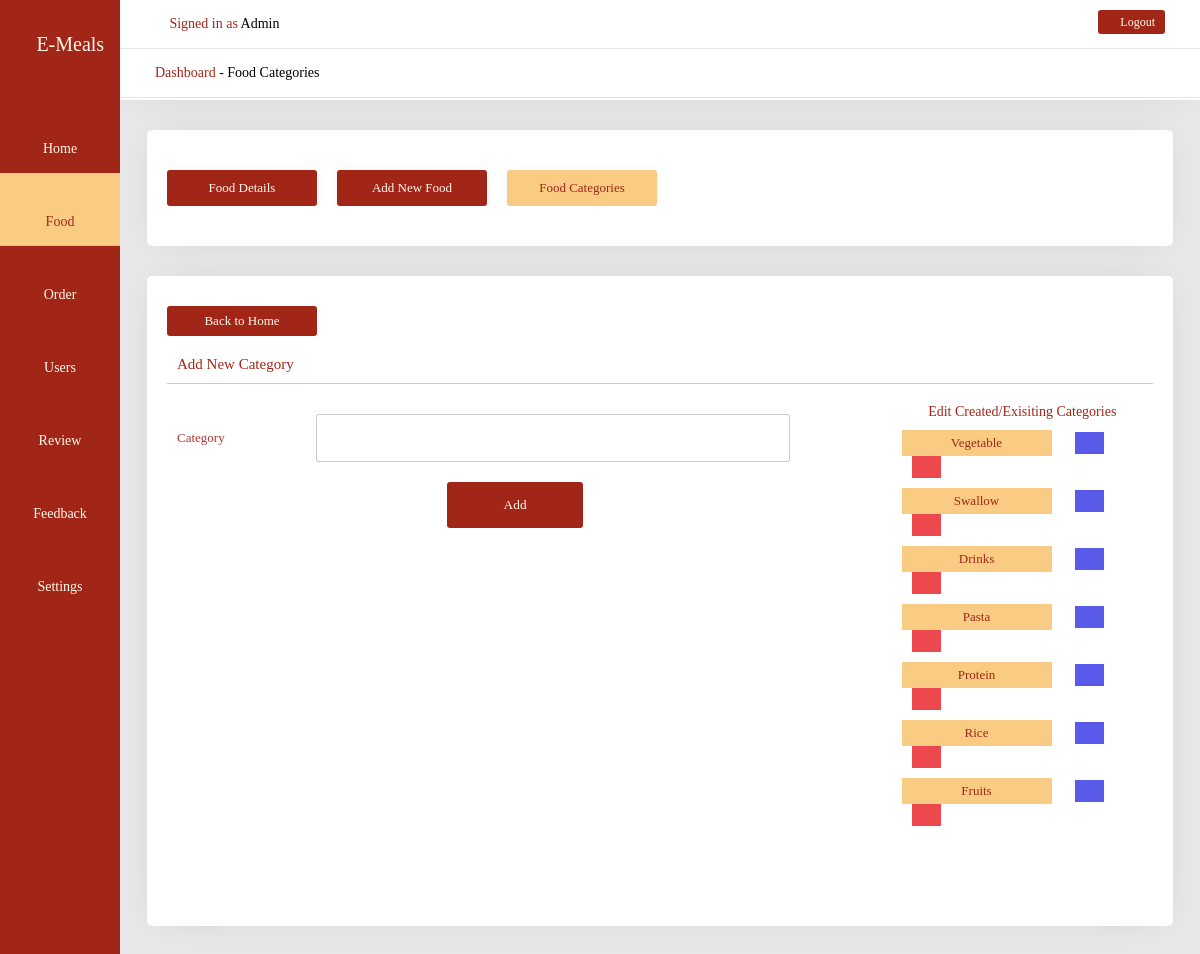
The app's page /admin/add_food_category.php (signed in) with its own data.
### tables this page shows
CREATE TABLE `categories_table` (
  `id` int(11) NOT NULL,
  `categories_name` varchar(255) NOT NULL
);

### admin/add_food_category.php (the view, shortened to what this page needs)
<?php
include_once('functions.php');
if(!isset($_SESSION['u_email'])){
    header('Location:home.php');
}else{
    $u_email = $_SESSION['u_email'];
    $select = mysqli_query($db, "SELECT * FROM admin_users WHERE email = '$u_email' || username = '$u_email'");
    $selected = mysqli_fetch_array($select);
    $user = $selected['username'];
}
?>
<!DOCTYPE html>
<html lang="en">
<head>
    <?php include_once('../includes/admin_head_section.php'); ?>
</head>
<body>
    <div class="admin-dashboard-container">
        <div class="admin-nav">
                <h2 class="logo">
                    <a href="index.php"><i class="fas fa-hamburger"></i> E-Meals</a>
                </h2>
                <div class="admin-nav-menu">
                    <ul>
                        <li>
                            <a href="index.php">
                                <i class="fas fa-home"></i>
                                Home
                            </a>
                        </li>
                        <li style="background-color:var(--active-color);">
                            <a href="food.php" style="color:var(--bg-color); width: 100%;">
                                <i class="fas fa-hamburger" style="color:var(--bg-color);"></i>
                                Food
                            </a>
                        </li>
                        <li>
                            <a href="order.php">
                                <i class="fas fa-cart-plus"></i>
                                Order
                            </a>
                        </li>
                        <li>
                            <a href="users.php">
                                <i class="fas fa-users"></i>
                                Users
                            </a>
                        </li>
                        <li>
                            <a href="review.php">
                                <i class="fas fa-mail-bulk"></i>
                                Review
                            </a>
                        </li>
                        <li>
                            <a href="feedback.php">
                                <i class="fas fa-mail-bulk"></i>
                                Feedback
                            </a>
                        </li>
                        <li>
                            <a href="settings.php">
                                <i class="fas fa-cog"></i>
                                Settings
                            </a>
                        </li>
                    </ul>
                </div>
        </div>
        <div class="admin-content-display">
            <div class="admin-content-header">
                <div class="header-welcome-box">
                    <div class="name-box">
                        <span class="fas fa-user-alt"></span> <span>Signed in as</span> <?php echo $user; ?>
                    </div>
                    <div class="logout-box">
                        <a href="logout.php"><span class="fas fa-sign-out-alt"></span> Logout</a>
                    </div>
                </div>
                <div class="header-welcome-box">
                    <div class="name-box">
                        <span>Dashboard</span> - Food Categories
                    </div>
                </div>
            </div>
            <div class="admin-content-box">
                <div class="admin-nav-bar">
                    <ul>
                        <li class='menu-list-btn'><a href="food.php">Food Details</a></li>
                        <li class='menu-list-btn'><a href="add_food.php">Add New Food</a></li>
                        <li class='menu-list-btn'><a href="add_food_category.php" class="active">Food Categories</a></li>
                    </ul>
                </div>
            </div>
            <div class="admin-content-box">
                <a href="food.php" class="back-btn">Back to Home</a>
                <div class="box-content-heading">Add New Category</div>
                <div class="add-food-form-container">
                    <form method="post" action="">
                        <div class="box-1">
                        <div class="form-group">
                            <div class="form-label">Category</div>
                            <input type="text" name="category" placeholder="" required>
                            <span class="fas fa-list-ol"></span>
                        </div>
                        <div class="form-group">
                            <button type="submit" name="add_category">Add</button>
                        </div>
                    </div>
                    <div class="box-2">
                        <div class="upload-notice">Edit Created/Exisiting Categories</div>
                        <div class="categories-list">
                            <ul>
                                <?php
                                    $select = mysqli_query($db, "SELECT * FROM categories_table");
                                    $num = mysqli_num_rows($select);
                                    if($num > 1){
                                        foreach($select as $selected){
                                ?>
                                <li><span style="text-transform: capitalize;"><?php echo $selected['categories_name']; ?></span> <a href="edit_food_category.php?id=<?php echo $selected['id']; ?>" class="fas fa-edit" id="cat-edit-btn"></a><a href="delete.php?action=delete_category&id=<?php echo $selected['id']; ?>" class="fas fa-trash" id="cat-delete-btn" onclick="return confirm('Are You sure you want to delete category?')"></a></li>
                                <?php
                                        }
                                    }else{
                                ?>
                                <li>No Categories Added</li>
                                <?php
                                    }
                                ?>
                            </ul>
                        </div>
                    </div>
                    </form>
                </div>
            </div>
        </div>
    </div>
</body>
</html>

### css/all.css (style rules this page uses)
.fa, .fas, .far, .fal, .fab { -moz-osx-font-smoothing: grayscale; -webkit-font-smoothing: antialiased; display: inline-block; font-style: normal; font-variant: normal; text-rendering: auto; line-height: 1; }
.fa-cart-plus:before { content: "\f217"; }
.fa-cog:before { content: "\f013"; }
.fa-edit:before { content: "\f044"; }
.fa-hamburger:before { content: "\f805"; }
.fa-home:before { content: "\f015"; }
.fa-list-ol:before { content: "\f0cb"; }
.fa-mail-bulk:before { content: "\f674"; }
.fa-sign-out-alt:before { content: "\f2f5"; }
.fa-trash:before { content: "\f1f8"; }
.fa-user-alt:before { content: "\f406"; }
.fa-users:before { content: "\f0c0"; }
.fa, .fas { font-family: 'Font Awesome 5 Free'; font-weight: 900; }

### records on screen
categories_table: categories_name "Vegetable"
categories_table: categories_name "Swallow"
categories_table: categories_name "Drinks"
categories_table: categories_name "Pasta"
categories_table: categories_name "Protein"
categories_table: categories_name "Rice"
categories_table: categories_name "Fruits"

### other values on screen
$user "Admin"
